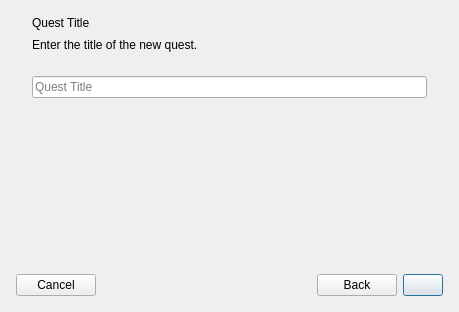
<?xml version="1.0" encoding="UTF-8"?>
<ui version="4.0">
 <class>SolarusEditor::NewQuestDialog</class>
 <widget class="QWidget" name="SolarusEditor::NewQuestDialog">
  <property name="windowModality">
   <enum>Qt::WindowModality::ApplicationModal</enum>
  </property>
  <property name="geometry">
   <rect>
    <x>0</x>
    <y>0</y>
    <width>459</width>
    <height>312</height>
   </rect>
  </property>
  <property name="windowTitle">
   <string>Create New Quest</string>
  </property>
  <layout class="QVBoxLayout" name="verticalLayout" stretch="1,0,0">
   <property name="spacing">
    <number>0</number>
   </property>
   <property name="leftMargin">
    <number>0</number>
   </property>
   <property name="topMargin">
    <number>0</number>
   </property>
   <property name="rightMargin">
    <number>0</number>
   </property>
   <property name="bottomMargin">
    <number>0</number>
   </property>
   <item>
    <widget class="QStackedWidget" name="stacked_widget">
     <property name="sizePolicy">
      <sizepolicy hsizetype="Preferred" vsizetype="Expanding">
       <horstretch>0</horstretch>
       <verstretch>0</verstretch>
      </sizepolicy>
     </property>
     <property name="currentIndex">
      <number>0</number>
     </property>
     <widget class="QWidget" name="quest_title_page">
      <layout class="QVBoxLayout" name="verticalLayout_2">
       <property name="spacing">
        <number>8</number>
       </property>
       <property name="leftMargin">
        <number>32</number>
       </property>
       <property name="topMargin">
        <number>16</number>
       </property>
       <property name="rightMargin">
        <number>32</number>
       </property>
       <property name="bottomMargin">
        <number>16</number>
       </property>
       <item>
        <widget class="QLabel" name="quest_title_title">
         <property name="text">
          <string>Quest Title</string>
         </property>
         <property name="wordWrap">
          <bool>true</bool>
         </property>
        </widget>
       </item>
       <item>
        <widget class="QLabel" name="quest_title_description">
         <property name="text">
          <string>Enter the title of the new quest.</string>
         </property>
         <property name="wordWrap">
          <bool>true</bool>
         </property>
        </widget>
       </item>
       <item>
        <spacer name="quest_title_top_spacer">
         <property name="orientation">
          <enum>Qt::Orientation::Vertical</enum>
         </property>
         <property name="sizeType">
          <enum>QSizePolicy::Policy::Fixed</enum>
         </property>
         <property name="sizeHint" stdset="0">
          <size>
           <width>0</width>
           <height>16</height>
          </size>
         </property>
        </spacer>
       </item>
       <item>
        <widget class="QLineEdit" name="quest_title_edit">
         <property name="minimumSize">
          <size>
           <width>320</width>
           <height>0</height>
          </size>
         </property>
         <property name="accessibleName">
          <string notr="true"/>
         </property>
         <property name="placeholderText">
          <string>Quest Title</string>
         </property>
         <property name="clearButtonEnabled">
          <bool>true</bool>
         </property>
        </widget>
       </item>
       <item>
        <spacer name="quest_title_bottom_spacer">
         <property name="orientation">
          <enum>Qt::Orientation::Vertical</enum>
         </property>
         <property name="sizeHint" stdset="0">
          <size>
           <width>0</width>
           <height>0</height>
          </size>
         </property>
        </spacer>
       </item>
      </layout>
     </widget>
     <widget class="QWidget" name="quest_path_page">
      <layout class="QVBoxLayout" name="verticalLayout_3">
       <property name="spacing">
        <number>8</number>
       </property>
       <property name="leftMargin">
        <number>32</number>
       </property>
       <property name="topMargin">
        <number>16</number>
       </property>
       <property name="rightMargin">
        <number>32</number>
       </property>
       <property name="bottomMargin">
        <number>16</number>
       </property>
       <item>
        <widget class="QLabel" name="quest_path_title">
         <property name="text">
          <string>Quest Directory</string>
         </property>
         <property name="wordWrap">
          <bool>true</bool>
         </property>
        </widget>
       </item>
       <item>
        <widget class="QLabel" name="quest_path_description">
         <property name="text">
          <string>Choose a location on disk for the new quest.</string>
         </property>
         <property name="wordWrap">
          <bool>true</bool>
         </property>
        </widget>
       </item>
       <item>
        <spacer name="quest_path_top_spacer">
         <property name="orientation">
          <enum>Qt::Orientation::Vertical</enum>
         </property>
         <property name="sizeType">
          <enum>QSizePolicy::Policy::Fixed</enum>
         </property>
         <property name="sizeHint" stdset="0">
          <size>
           <width>0</width>
           <height>16</height>
          </size>
         </property>
        </spacer>
       </item>
       <item>
        <layout class="QHBoxLayout" name="quest_path_horizontal_layout">
         <property name="leftMargin">
          <number>0</number>
         </property>
         <property name="topMargin">
          <number>0</number>
         </property>
         <property name="rightMargin">
          <number>0</number>
         </property>
         <property name="bottomMargin">
          <number>0</number>
         </property>
         <item>
          <widget class="QLineEdit" name="quest_path_directory_lineedit">
           <property name="minimumSize">
            <size>
             <width>320</width>
             <height>0</height>
            </size>
           </property>
           <property name="placeholderText">
            <string>Quest location on disk</string>
           </property>
           <property name="clearButtonEnabled">
            <bool>true</bool>
           </property>
          </widget>
         </item>
         <item>
          <widget class="QPushButton" name="quest_path_browse_button">
           <property name="toolTip">
            <string>Browse</string>
           </property>
           <property name="text">
            <string notr="true"/>
           </property>
           <property name="icon">
            <iconset resource="../../resources/images.qrc">
             <normaloff>:/images/icon_folder.svg</normaloff>:/images/icon_folder.svg</iconset>
           </property>
           <property name="autoDefault">
            <bool>false</bool>
           </property>
           <property name="default">
            <bool>false</bool>
           </property>
          </widget>
         </item>
        </layout>
       </item>
       <item>
        <widget class="QWidget" name="quest_path_error_widget" native="true">
         <layout class="QHBoxLayout" name="horizontalLayout_2">
          <property name="leftMargin">
           <number>0</number>
          </property>
          <property name="topMargin">
           <number>0</number>
          </property>
          <property name="rightMargin">
           <number>0</number>
          </property>
          <property name="bottomMargin">
           <number>0</number>
          </property>
          <item>
           <widget class="QLabel" name="quest_path_error_icon">
            <property name="sizePolicy">
             <sizepolicy hsizetype="Fixed" vsizetype="Fixed">
              <horstretch>16</horstretch>
              <verstretch>16</verstretch>
             </sizepolicy>
            </property>
            <property name="minimumSize">
             <size>
              <width>16</width>
              <height>16</height>
             </size>
            </property>
            <property name="maximumSize">
             <size>
              <width>16</width>
              <height>16</height>
             </size>
            </property>
            <property name="accessibleName">
             <string notr="true"/>
            </property>
            <property name="text">
             <string notr="true"/>
            </property>
            <property name="textFormat">
             <enum>Qt::TextFormat::PlainText</enum>
            </property>
            <property name="pixmap">
             <pixmap resource="../../resources/images.qrc">:/images/icon_error.svg</pixmap>
            </property>
            <property name="scaledContents">
             <bool>true</bool>
            </property>
            <property name="alignment">
             <set>Qt::AlignmentFlag::AlignCenter</set>
            </property>
           </widget>
          </item>
          <item>
           <widget class="QLabel" name="quest_path_error_label">
            <property name="text">
             <string/>
            </property>
            <property name="wordWrap">
             <bool>true</bool>
            </property>
           </widget>
          </item>
         </layout>
        </widget>
       </item>
       <item>
        <spacer name="quest_path_bottom_spacer">
         <property name="orientation">
          <enum>Qt::Orientation::Vertical</enum>
         </property>
         <property name="sizeHint" stdset="0">
          <size>
           <width>0</width>
           <height>0</height>
          </size>
         </property>
        </spacer>
       </item>
      </layout>
     </widget>
     <widget class="QWidget" name="quest_contents_page">
      <layout class="QVBoxLayout" name="verticalLayout_4">
       <property name="spacing">
        <number>8</number>
       </property>
       <property name="leftMargin">
        <number>32</number>
       </property>
       <property name="topMargin">
        <number>16</number>
       </property>
       <property name="rightMargin">
        <number>32</number>
       </property>
       <property name="bottomMargin">
        <number>16</number>
       </property>
       <item>
        <widget class="QLabel" name="quest_contents_title">
         <property name="text">
          <string>Initial Quest Contents</string>
         </property>
         <property name="wordWrap">
          <bool>true</bool>
         </property>
        </widget>
       </item>
       <item>
        <widget class="QLabel" name="quest_contents_description_label">
         <property name="text">
          <string>Choose the initial set of files for your quest.</string>
         </property>
         <property name="wordWrap">
          <bool>true</bool>
         </property>
        </widget>
       </item>
       <item>
        <spacer name="quest_contents_top_spacer">
         <property name="orientation">
          <enum>Qt::Orientation::Vertical</enum>
         </property>
         <property name="sizeType">
          <enum>QSizePolicy::Policy::Fixed</enum>
         </property>
         <property name="sizeHint" stdset="0">
          <size>
           <width>0</width>
           <height>16</height>
          </size>
         </property>
        </spacer>
       </item>
       <item>
        <layout class="QVBoxLayout" name="est_contents_community_resources_layout">
         <property name="spacing">
          <number>0</number>
         </property>
         <property name="leftMargin">
          <number>0</number>
         </property>
         <property name="topMargin">
          <number>0</number>
         </property>
         <property name="rightMargin">
          <number>0</number>
         </property>
         <property name="bottomMargin">
          <number>0</number>
         </property>
         <item>
          <widget class="QRadioButton" name="quest_contents_community_resources_radiobutton">
           <property name="sizePolicy">
            <sizepolicy hsizetype="Minimum" vsizetype="Preferred">
             <horstretch>0</horstretch>
             <verstretch>0</verstretch>
            </sizepolicy>
           </property>
           <property name="text">
            <string>Community Resources</string>
           </property>
           <property name="icon">
            <iconset resource="../../resources/images.qrc">
             <normaloff>:/images/icon_copy.svg</normaloff>:/images/icon_copy.svg</iconset>
           </property>
           <property name="checked">
            <bool>true</bool>
           </property>
          </widget>
         </item>
         <item>
          <widget class="QLabel" name="quest_contents_community_resources_description">
           <property name="minimumSize">
            <size>
             <width>300</width>
             <height>0</height>
            </size>
           </property>
           <property name="text">
            <string>&lt;html&gt;&lt;head/&gt;&lt;body&gt;&lt;p&gt;Start with default free resources and scripts.&lt;br/&gt;Uses GPL and Creative Commons licenses.&lt;/p&gt;&lt;/body&gt;&lt;/html&gt;</string>
           </property>
           <property name="wordWrap">
            <bool>true</bool>
           </property>
          </widget>
         </item>
        </layout>
       </item>
       <item>
        <spacer name="quest_contents_fixed_spacer">
         <property name="orientation">
          <enum>Qt::Orientation::Vertical</enum>
         </property>
         <property name="sizeType">
          <enum>QSizePolicy::Policy::Fixed</enum>
         </property>
         <property name="sizeHint" stdset="0">
          <size>
           <width>0</width>
           <height>8</height>
          </size>
         </property>
        </spacer>
       </item>
       <item>
        <layout class="QVBoxLayout" name="quest_contents_empty_quest_layout">
         <property name="spacing">
          <number>0</number>
         </property>
         <property name="leftMargin">
          <number>0</number>
         </property>
         <property name="topMargin">
          <number>0</number>
         </property>
         <property name="rightMargin">
          <number>0</number>
         </property>
         <property name="bottomMargin">
          <number>0</number>
         </property>
         <item>
          <widget class="QRadioButton" name="quest_contents_empty_quest_radiobutton">
           <property name="sizePolicy">
            <sizepolicy hsizetype="Minimum" vsizetype="Preferred">
             <horstretch>0</horstretch>
             <verstretch>0</verstretch>
            </sizepolicy>
           </property>
           <property name="text">
            <string>Empty Quest</string>
           </property>
           <property name="icon">
            <iconset resource="../../resources/images.qrc">
             <normaloff>:/images/icon_empty_slot.svg</normaloff>:/images/icon_empty_slot.svg</iconset>
           </property>
          </widget>
         </item>
         <item>
          <widget class="QLabel" name="quest_contents_empty_quest_description">
           <property name="minimumSize">
            <size>
             <width>300</width>
             <height>0</height>
            </size>
           </property>
           <property name="text">
            <string>&lt;html&gt;&lt;head/&gt;&lt;body&gt;&lt;p&gt;Start from no quest data.&lt;br/&gt;You will have to create data files from scratch.&lt;/p&gt;&lt;/body&gt;&lt;/html&gt;</string>
           </property>
           <property name="wordWrap">
            <bool>true</bool>
           </property>
          </widget>
         </item>
        </layout>
       </item>
       <item>
        <spacer name="quest_contents_bottom_spacer">
         <property name="orientation">
          <enum>Qt::Orientation::Vertical</enum>
         </property>
         <property name="sizeHint" stdset="0">
          <size>
           <width>0</width>
           <height>0</height>
          </size>
         </property>
        </spacer>
       </item>
      </layout>
     </widget>
    </widget>
   </item>
   <item>
    <spacer name="verticalSpacer">
     <property name="orientation">
      <enum>Qt::Orientation::Vertical</enum>
     </property>
     <property name="sizeType">
      <enum>QSizePolicy::Policy::Fixed</enum>
     </property>
     <property name="sizeHint" stdset="0">
      <size>
       <width>0</width>
       <height>16</height>
      </size>
     </property>
    </spacer>
   </item>
   <item>
    <widget class="QWidget" name="bottom_widget" native="true">
     <property name="accessibleName">
      <string notr="true"/>
     </property>
     <layout class="QHBoxLayout" name="horizontalLayout">
      <property name="leftMargin">
       <number>16</number>
      </property>
      <property name="topMargin">
       <number>16</number>
      </property>
      <property name="rightMargin">
       <number>16</number>
      </property>
      <property name="bottomMargin">
       <number>16</number>
      </property>
      <item>
       <widget class="QPushButton" name="cancel_button">
        <property name="text">
         <string>Cancel</string>
        </property>
        <property name="icon">
         <iconset resource="../../resources/images.qrc">
          <normaloff>:/images/icon_cancel.svg</normaloff>:/images/icon_cancel.svg</iconset>
        </property>
        <property name="autoDefault">
         <bool>false</bool>
        </property>
       </widget>
      </item>
      <item>
       <spacer name="horizontalSpacer">
        <property name="orientation">
         <enum>Qt::Orientation::Horizontal</enum>
        </property>
        <property name="sizeType">
         <enum>QSizePolicy::Policy::MinimumExpanding</enum>
        </property>
        <property name="sizeHint" stdset="0">
         <size>
          <width>32</width>
          <height>0</height>
         </size>
        </property>
       </spacer>
      </item>
      <item>
       <widget class="QPushButton" name="previous_button">
        <property name="text">
         <string>Back</string>
        </property>
        <property name="icon">
         <iconset resource="../../resources/images.qrc">
          <normaloff>:/images/icon_previous.svg</normaloff>:/images/icon_previous.svg</iconset>
        </property>
        <property name="autoDefault">
         <bool>false</bool>
        </property>
       </widget>
      </item>
      <item>
       <widget class="QPushButton" name="next_button">
        <property name="text">
         <string/>
        </property>
        <property name="autoDefault">
         <bool>false</bool>
        </property>
        <property name="default">
         <bool>true</bool>
        </property>
       </widget>
      </item>
     </layout>
    </widget>
   </item>
  </layout>
 </widget>
 <tabstops>
  <tabstop>quest_title_edit</tabstop>
  <tabstop>cancel_button</tabstop>
  <tabstop>previous_button</tabstop>
  <tabstop>next_button</tabstop>
  <tabstop>quest_path_directory_lineedit</tabstop>
  <tabstop>quest_path_browse_button</tabstop>
 </tabstops>
 <resources>
  <include location="../../resources/images.qrc"/>
 </resources>
 <connections/>
</ui>
